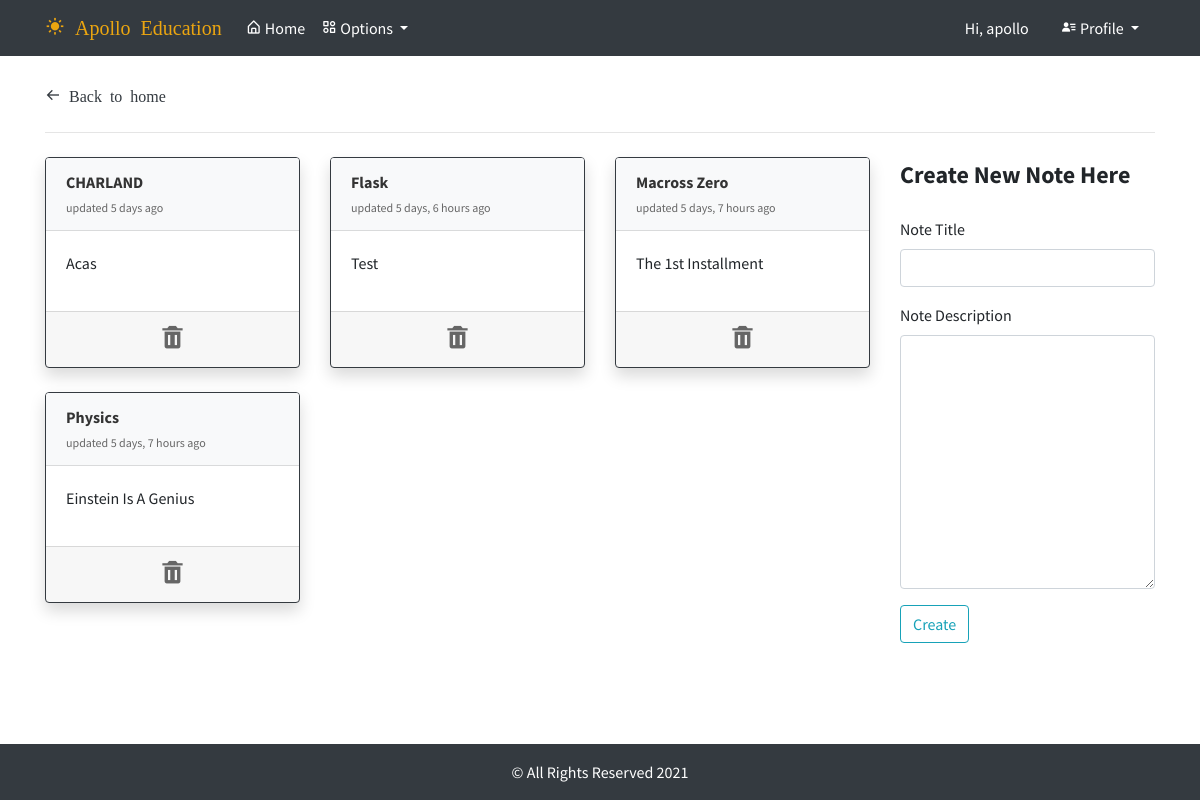
Screenshot of /notes/ (signed in) with the database file from the repository.
### dashboard/models.py (models this page shows, shortened)
class Note(models.Model):
    user = models.ForeignKey(User, on_delete=models.CASCADE)
    title = models.CharField(max_length=255)
    description = models.TextField(blank=True, null=True)
    created = models.DateTimeField(auto_now_add=True)
    updated = models.DateTimeField(auto_now=True)
    class Meta:
        ordering = ('-updated',)

### dashboard/views.py (the view)
# urls.py: path('notes/', views.notes, name="notes"),
@login_required(login_url='login')
def notes(request):
    if request.method == "POST":
        form = NoteForm(request.POST)
        if form.is_valid():
            user_note = form.save(commit=False)
            user_note.user = request.user
            user_note.title = request.POST.get('title')
            user_note.description = request.POST.get('description')
            user_note.save()
            return redirect('notes')
    else:
        form = NoteForm()
        notes = Note.objects.filter(user=request.user)
    context = {
        'notes': notes,
        'form': form,
    }
    return render(request, "dashboard/notes.html", context)

### dashboard/forms.py
class NoteForm(forms.ModelForm):
    class Meta:
        model = Note
        fields = ['title', 'description']
        widgets = {
            'title': forms.TextInput(
                attrs={
                    'class': 'form-control',
                    'type': 'text',
                    'id': 'notetitle',
                }
            ),
            'description': forms.Textarea(
                attrs={
                    'class': 'form-control',
                    'id': 'notedesc',
                }
            )
        }

### templates/dashboard/notes.html (shortened to what this page needs)
{% extends 'common/base.html' %}
{% block content %}
<a href="{% url 'home' %}" class="bx bx-arrow-back text-dark"> Back to home</a>
<hr class="mt-4 mb-4">
<div class="row">
    <div class="col-md-9">
        <div class="row row-cols-1 row-cols-md-3">
            {% for n in notes %}
            <div class="col mb-4">
                <div class="card h-100 border-dark mb-3 shadow rounded" style="max-width: 18rem;">
                    <div class="card-header bg-light">
                        <a href="{% url 'note_detail' n.id %}" class="font-weight-bold">
                            {{ n.title }}
                        </a>
                        <br>
                        <span class="note-update-time">updated {{ n.updated | timesince }} ago</span>
                    </div>
                    <div class="card-body">
                        {{ n.description | slice:"0:100" }}
                    </div>
                    <div class="card-footer text-center">
                        <a href="{% url 'delete_note' n.id %}"
                            onclick="return confirm('Are you sure you want to delete this note?')">
                            <i class='bx bxs-trash'></i>
                        </a>
                    </div>
                </div>
            </div>
            {% endfor %}
        </div>
    </div>
    <div class="col-md-3">
        <form method="POST">
            <fieldset class="form-group">
                <legend class="mb-2 font-weight-bold">Create new Note here</legend>
            </fieldset>
            <div class="form-group">
                <label for="notetitle">note title</label>
                {{ form.title }}
            </div>
            <div class="form-group">
                <label for="notedesc">note description</label>
                {{ form.description }}
            </div>
            <div class="form-group">
                <button href="" class="btn btn-outline-info" type="submit">
                    Create
                </button>
            </div>
        </form>
    </div>
</div>
{% endblock content %}

### templates/common/base.html (shortened to what this page needs)
<!DOCTYPE html>
{% load static %}
<html lang="en" class="h-100">
<head>
    <link href='https://unpkg.com/boxicons@2.0.9/css/boxicons.min.css' rel='stylesheet'>
    <link href="https://cdn.jsdelivr.net/npm/bootstrap@4.6.0/dist/css/bootstrap.min.css" rel="stylesheet">
    <link rel="stylesheet" href="{% static 'css/style.css' %}?{% now 'U' %}">
</head>
<body class="d-flex flex-column h-100">
    {% include 'common/header.html' %}
    <main class="flex-shrink-0">
        <div class="container">
            <div class="mt-4">
                {% block content %}{% endblock content %}
            </div>
        </div>
    </main>
    {% include 'common/footer.html' %}
</body>
</html>

### templates/common/header.html (shortened to what this page needs)
<header id="header" class="header">
    <nav class="navbar navbar-expand-md navbar-dark fixed-top bg-dark">
        <div class="container">
            {% if user.is_authenticated %}
            <a class="navbar-brand" href="{% url 'home' %}">
                <span class="bx bxs-sun"> Apollo Education</span>
            </a>
            {% else %}
            <a class="navbar-brand" href="{% url 'index' %}">
                <span class="bx bxs-sun"> Apollo Education</span>
            </a>
            {% endif %}
            <div class="collapse navbar-collapse" id="navbarCollapse">
                <ul class="navbar-nav me-auto mb-2 mb-md-0">
                    {% if user.is_authenticated %}
                    <li class="nav-item">
                        <a class="nav-link active" aria-current="page" href="{% url 'home' %}">
                            <i class='bx bx-home-alt'></i> Home
                        </a>
                    </li>
                    <li class="nav-item dropdown">
                        <a class="nav-link dropdown-toggle text-white" href="#" id="navbarDropdown" role="button"
                            data-toggle="dropdown" aria-haspopup="true" aria-expanded="false">
                            <i class='bx bx-category-alt'></i> Options
                        </a>
                    </li>
                    {% else %}
                    <li class="nav-item">
                        <a class="nav-link active" aria-current="page" href="{% url 'index' %}">
                            <i class='bx bx-home-alt'></i> Home
                        </a>
                    </li>
                    {% endif %}
                </ul>
                <ul class="nav navar-nav navbar-right ml-auto">
                    {% if user.is_authenticated %}
                    <li class="nav-item">
                        <a class="nav-link text-white" href="">
                            Hi, <span style="text-transform: lowercase;">{{ request.user }}</span>
                        </a>
                    </li>
                    <li class="nav-item dropdown">
                        <a class="nav-link dropdown-toggle text-white" href="#" id="navbarDropdown" role="button"
                            data-toggle="dropdown" aria-haspopup="true" aria-expanded="false">
                            <i class='bx bxs-user-detail'></i> Profile
                        </a>
                    </li>
                    {% else %}
                    <li class="nav-item">
                        <a class="nav-link text-white font-weight-bold" href="{% url 'login' %}">
                            <i class='bx bx-log-in-circle'></i> Login
                        </a>
                    </li>
                    {% endif %}
                </ul>
            </div>
        </div>
    </nav>
</header>

### templates/common/footer.html
<footer id="footer" class="footer mt-auto py-3 bg-dark">
    <div class="container text-center">
        <span class="text-white">&copy; all rights reserved 2021</span>
    </div>
</footer>

### static/css/style.css (style rules this page uses)
:root { --main: #eba510; --light-black: #444; --white: #fff; --dark-grey: #666; --light-grey: #eee; --dark-blue: #192a56; --box-shadow: 0 0.5rem 1.5rem rgba(0, 0, 0, 0.1); }
* { font-family: 'Source Sans Pro', sans-serif; margin: 0; padding: 0; text-decoration: none !important; outline: none; border: none; text-transform: capitalize; transition: all 0.2s linear; }
html { overflow-x: hidden; scroll-padding-top: 6rem; scroll-behavior: smooth; }
.navbar-brand { color: var(--main) !important; }
.note-update-time { font-size: 12px; color: #666; text-transform: none; }
.bxs-trash, .bxs-volume-full { color: #666; font-size: 27px; }
input { text-transform: none; }

### templates/common/base.html (style rules this page uses)
main>.container { padding: 60px 15px 0; }

### templates/dashboard/notes.html (style rules this page uses)
.card-header a { color: #333; }

### rows the page displays
Note: title "CHARLAND", updated "5 days", description "Acas"
Note: title "Flask", updated "5 days, 6 hours", description "Test"
Note: title "Macross Zero", updated "5 days, 7 hours", description "The 1st Installment"
Note: title "Physics", updated "5 days, 7 hours", description "Einstein Is A Genius"

### other values shown
{{ request.user }} "apollo"
